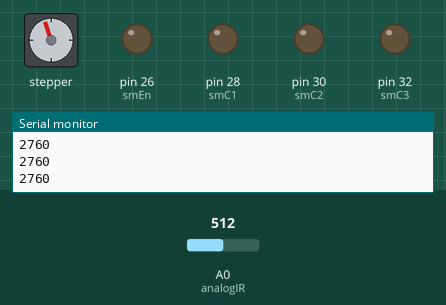
Simulated run of this sketch. Board: Arduino Mega 2560, built with avr-gcc and run on an emulated ATmega2560. Shown: stepper motor, output pins drawn as LEDs (lit = HIGH), the last lines printed to the serial monitor. Wiring (inferred from the names in the program): stepper motor driver (200 steps per turn assumed): step pin 22; direction pin 24. The inputs (shaded band) are chosen by the test bench; at power-on: A0 (analogIR) = 512. Pins used as bus, display or sensor lines are not drawn.

Above: at 1.2 s.
1.3 s: A0 (analogIR) set to 306
At 1.52 s:
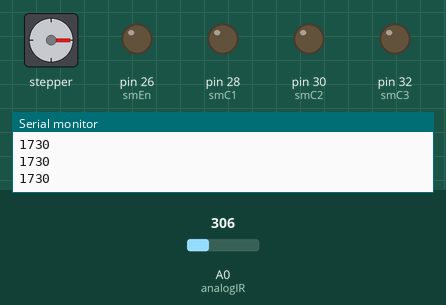
4.3 s: A0 (analogIR) set to 122
At 4.67 s:
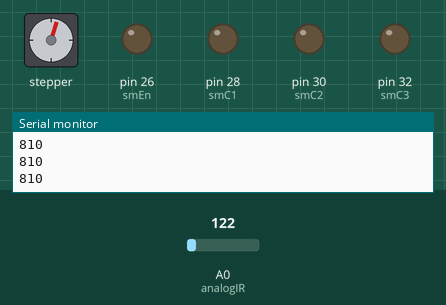
7.3 s: A0 (analogIR) set to 900
At 7.59 s:
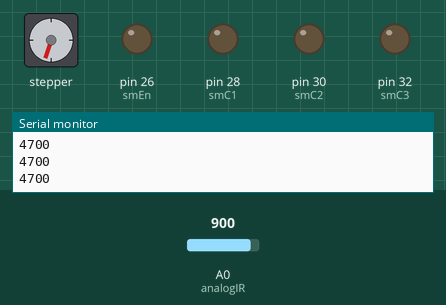
10.3 s: A0 (analogIR) set to 1023
At 10.51 s:
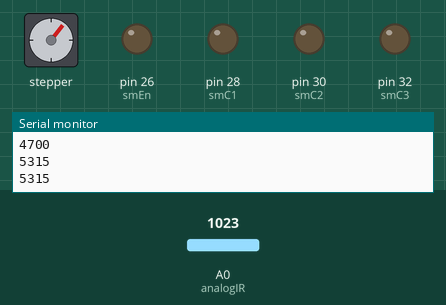
13.3 s: A0 (analogIR) set to 716
16.3 s: A0 (analogIR) set to 511
Timing chart, 0 to 20.3 s (numbered marks = the images above; inputs shaded):
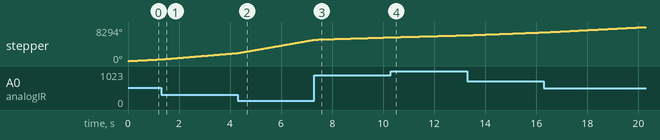

The sketch:

IRStep.ino
```cpp
//combine the IR Sensor and stepper motor
//the stepper motor is controlled using arduino library
const int analogIR = 0;
const int smC1 = 28;
const int smC2 = 30;
const int smC3 = 32;
const int smEn = 26;
const int smStep = 22;
const int smDir = 24;

enum SMDriveType
{
  full_step, half_step, quarter_step, eigth_step, sixteenth_step
};

void setSMDriveType(int drive)
{
  switch(drive)
  {
    case full_step:
      digitalWrite(smC1,LOW);
      digitalWrite(smC2,LOW);
      digitalWrite(smC3,LOW);
      break;
    case half_step:
      digitalWrite(smC1,HIGH);
      digitalWrite(smC2,LOW);
      digitalWrite(smC3,LOW);
      break;
    case quarter_step:
      digitalWrite(smC1,LOW);
      digitalWrite(smC2,HIGH);
      digitalWrite(smC3,LOW);
      break;
    case eigth_step:
      digitalWrite(smC1,HIGH);
      digitalWrite(smC2,HIGH);
      digitalWrite(smC3,LOW);
      break;
    case sixteenth_step:
      digitalWrite(smC1,HIGH);
      digitalWrite(smC2,HIGH);
      digitalWrite(smC3,HIGH);
      break;
  }
}

void initSM()
{
  //Set the pin mode attached to stepper motor
  pinMode(smC1, OUTPUT);
  pinMode(smC2, OUTPUT);
  pinMode(smC3, OUTPUT);
  pinMode(smEn, OUTPUT);
  pinMode(smStep, OUTPUT);
  pinMode(smDir, OUTPUT);

  //set the default drive type
  //default drive type is full step
  SMDriveType type = full_step;
  setSMDriveType(type);

  //set the default direction
  digitalWrite(smDir, HIGH);

  //set the power state
  digitalWrite(smEn, LOW);
}

void setSMPos(int degree)
{
  //the optimum drving frequency
  int period = 1500;

  //calculate the steps
  int steps= degree/1.8;  //based on half-step

  for(int i=0;i<steps;i++)
  {
    digitalWrite(smStep,LOW);
    delayMicroseconds(period);
    digitalWrite(smStep,HIGH);
    delayMicroseconds(period);
  }

  digitalWrite(smStep,LOW);
}

void setSMSpeed(int period)
{
  for(int i=0;i<10;i++)
  {
    digitalWrite(smStep,LOW);
    delayMicroseconds(period);
    digitalWrite(smStep,HIGH);
    delayMicroseconds(period);
  }
}

void setup()
{
  Serial.begin(9600);
  initSM();
}

void loop()
{
  int val=0;
  int smSpeed =0;
  val = analogRead(analogIR);    // read the input pin

  //change the speed of steeper motor
  //calulate the speed
  smSpeed = 200+5*val;
  Serial.println(smSpeed);
  setSMSpeed(smSpeed);
}
```
